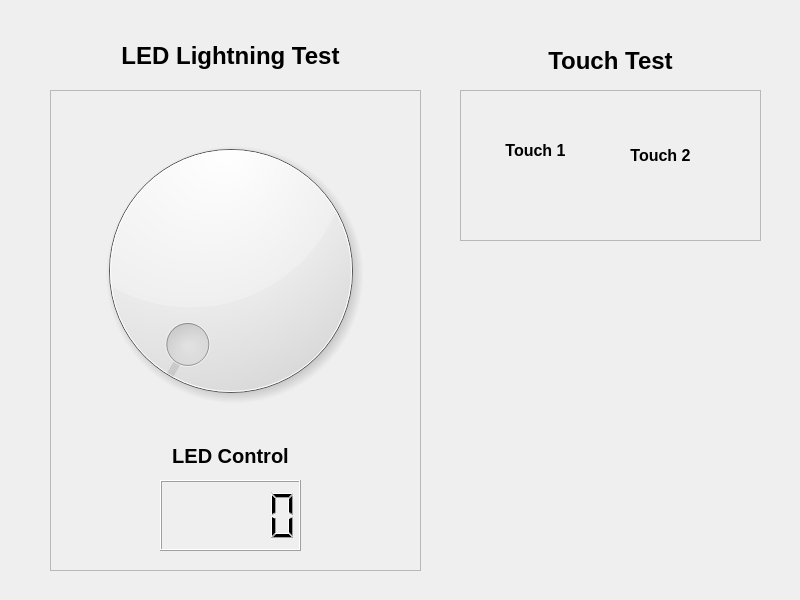
<?xml version="1.0" encoding="UTF-8"?>
<ui version="4.0">
 <class>Widget</class>
 <widget class="QWidget" name="Widget">
  <property name="geometry">
   <rect>
    <x>0</x>
    <y>0</y>
    <width>800</width>
    <height>600</height>
   </rect>
  </property>
  <property name="windowTitle">
   <string>Widget</string>
  </property>
  <widget class="QFrame" name="frame">
   <property name="geometry">
    <rect>
     <x>50</x>
     <y>90</y>
     <width>371</width>
     <height>481</height>
    </rect>
   </property>
   <property name="frameShape">
    <enum>QFrame::StyledPanel</enum>
   </property>
   <property name="frameShadow">
    <enum>QFrame::Plain</enum>
   </property>
   <property name="lineWidth">
    <number>15</number>
   </property>
   <property name="midLineWidth">
    <number>15</number>
   </property>
   <widget class="QDial" name="dial_2">
    <property name="geometry">
     <rect>
      <x>10</x>
      <y>30</y>
      <width>341</width>
      <height>301</height>
     </rect>
    </property>
   </widget>
   <widget class="QLCDNumber" name="lcdNumber">
    <property name="geometry">
     <rect>
      <x>110</x>
      <y>390</y>
      <width>141</width>
      <height>71</height>
     </rect>
    </property>
   </widget>
   <widget class="QLabel" name="label_3">
    <property name="geometry">
     <rect>
      <x>110</x>
      <y>350</y>
      <width>141</width>
      <height>31</height>
     </rect>
    </property>
    <property name="font">
     <font>
      <pointsize>15</pointsize>
      <weight>75</weight>
      <bold>true</bold>
     </font>
    </property>
    <property name="text">
     <string>LED Control</string>
    </property>
    <property name="alignment">
     <set>Qt::AlignCenter</set>
    </property>
   </widget>
  </widget>
  <widget class="QLabel" name="label">
   <property name="geometry">
    <rect>
     <x>100</x>
     <y>40</y>
     <width>261</width>
     <height>31</height>
    </rect>
   </property>
   <property name="font">
    <font>
     <pointsize>18</pointsize>
     <weight>75</weight>
     <bold>true</bold>
    </font>
   </property>
   <property name="autoFillBackground">
    <bool>true</bool>
   </property>
   <property name="text">
    <string>LED Lightning Test</string>
   </property>
   <property name="alignment">
    <set>Qt::AlignCenter</set>
   </property>
  </widget>
  <widget class="QFrame" name="frame_2">
   <property name="geometry">
    <rect>
     <x>460</x>
     <y>90</y>
     <width>301</width>
     <height>151</height>
    </rect>
   </property>
   <property name="frameShape">
    <enum>QFrame::StyledPanel</enum>
   </property>
   <property name="frameShadow">
    <enum>QFrame::Plain</enum>
   </property>
   <property name="lineWidth">
    <number>15</number>
   </property>
   <property name="midLineWidth">
    <number>15</number>
   </property>
   <widget class="QLabel" name="labelTouch1">
    <property name="geometry">
     <rect>
      <x>40</x>
      <y>40</y>
      <width>71</width>
      <height>41</height>
     </rect>
    </property>
    <property name="font">
     <font>
      <pointsize>12</pointsize>
      <weight>75</weight>
      <bold>true</bold>
     </font>
    </property>
    <property name="text">
     <string>Touch 1</string>
    </property>
    <property name="alignment">
     <set>Qt::AlignCenter</set>
    </property>
   </widget>
   <widget class="QLabel" name="labelTouch2">
    <property name="geometry">
     <rect>
      <x>150</x>
      <y>40</y>
      <width>101</width>
      <height>51</height>
     </rect>
    </property>
    <property name="font">
     <font>
      <pointsize>12</pointsize>
      <weight>75</weight>
      <bold>true</bold>
     </font>
    </property>
    <property name="text">
     <string>Touch 2</string>
    </property>
    <property name="alignment">
     <set>Qt::AlignCenter</set>
    </property>
   </widget>
  </widget>
  <widget class="QLabel" name="label_2">
   <property name="geometry">
    <rect>
     <x>530</x>
     <y>40</y>
     <width>161</width>
     <height>41</height>
    </rect>
   </property>
   <property name="font">
    <font>
     <pointsize>18</pointsize>
     <weight>75</weight>
     <bold>true</bold>
    </font>
   </property>
   <property name="text">
    <string>Touch Test</string>
   </property>
   <property name="alignment">
    <set>Qt::AlignCenter</set>
   </property>
  </widget>
 </widget>
 <layoutdefault spacing="6" margin="11"/>
 <resources/>
 <connections/>
</ui>
